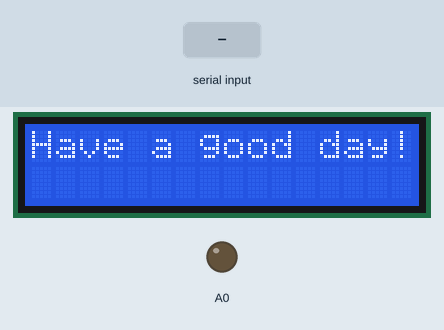
Recording of a sketch running on a simulated Arduino Uno, built with avr-gcc and run on an emulated ATmega328P. On the bench: 16×2 character LCD, output pins drawn as LEDs (lit = HIGH). The inputs (shaded band) are chosen by the test bench. What the sketch prints to the serial monitor is not drawn.

Above: at 3.2 s.
3.3 s: "1" received over the second serial link
At 5.1 s:
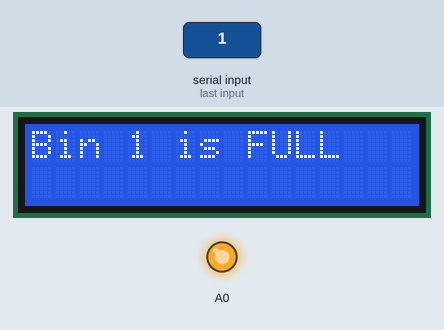
At 6.2 s:
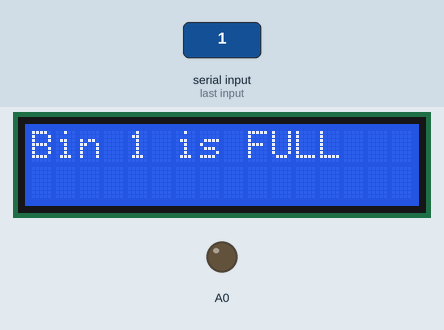
6.3 s: "2" received over the second serial link
At 13.2 s:
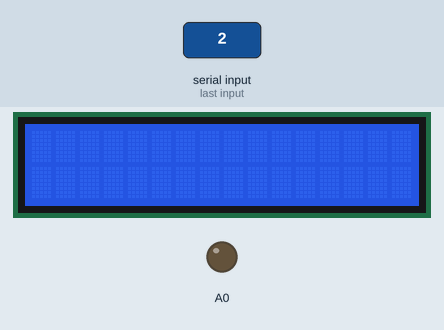
Timing chart, 0 to 14.7 s (numbered marks = the images above; inputs shaded):
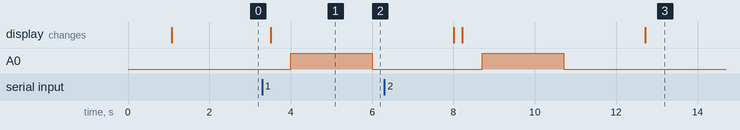

The sketch:

BIn2.ino
```cpp
//final reciever side code to communicate with dustbins
#include<LiquidCrystal.h>
LiquidCrystal lcd(12,11,5,4,3,2);
#include<SoftwareSerial.h>
SoftwareSerial xBeep(8,9);

void setup()
{
  Serial.begin(9600);
  xBeep.begin(9600);
  lcd.begin(16,2);
  pinMode(A0,OUTPUT);
  //pinMode(6,OUTPUT);
  lcd.clear();
  lcd.print("Hi everyone!");
  delay(1000);
  lcd.clear();
  lcd.print("Have a good day!");
  delay(1000);
}
void loop()
{
Serial.println("hi");
while(!xBeep.available());
char c=xBeep.read();
delay(200);
Serial.println(c);
if(c== '1')
{
  lcd.clear();
Serial.println("Dustbin 1 is FULL");
lcd.print("Bin 1 is FULL");
delay(500);
digitalWrite(A0,HIGH);
delay(2000);
digitalWrite(A0,LOW);
delay(2000);
lcd.clear();
  }
if(c== '2')
  {
    lcd.clear();
    Serial.println("Dustbin 2 is FULL");
lcd.print("Bin 2 is FULL");
delay(500);
digitalWrite(A0,HIGH);
delay(2000);
digitalWrite(A0,LOW);
delay(2000);
lcd.clear();
  }
}
```

Measured:
- after the input at 3.3 s, A0: LOW → HIGH after 0.70 s, → LOW 2.0 s later; the display: changes after 0.20 s (image 1)
- after the input at 6.3 s, A0: LOW → HIGH after 2.4 s, → LOW 2.0 s later; the display: first differs from a run without the input after 1.9 s (image 3 shows a later state)
